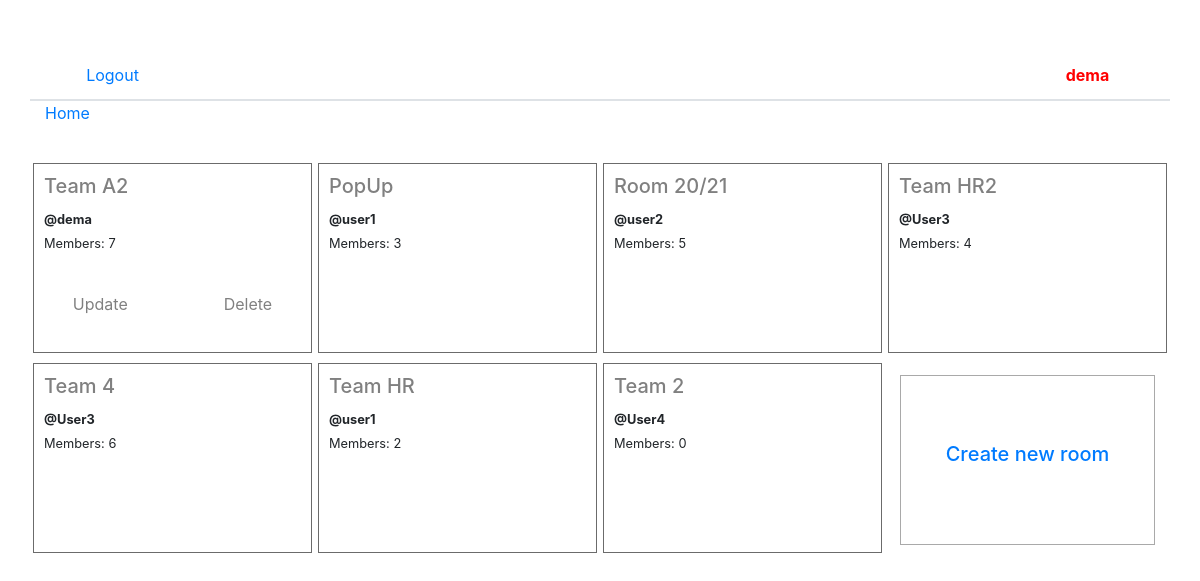
The app's page / (signed in) with its own data.
### base/models.py (models this page shows, shortened)
class Room(models.Model):
    host = models.ForeignKey(User, on_delete=models.SET_NULL, null=True)
    topic = models.ForeignKey(Topic, on_delete=models.SET_NULL, null=True)
    name = models.CharField(max_length=200)
    description = models.TextField(null=True, blank=True)
    participants = models.ManyToManyField(User, related_name='participants')
    updated = models.DateTimeField(auto_now=True)
    createed = models.DateTimeField(auto_now_add=True)
    class Meta:
        ordering = ['-updated', '-createed']

### base/views.py (the view)
# urls.py: path('', views.home, name='home'),
def home(request):
    form = RoomForm()
    data = Task.objects.all()
    if request.method == 'POST':
        form = RoomForm(request.POST)
        if form.is_valid():
            form.save()
            return redirect('home') #name in the URLs
    topics = Topic.objects.all()
    rooms = Room.objects.all()
    context = {'rooms': rooms, 'topics': topics, 'form': form, 'data': data}
    return render(request, 'base/home.html', context)

### base/models.py (called while the page is built)
    def __str__(self):
        return self.name

### base/templates/base/home.html (shortened to what this page needs)
{% extends 'main.html' %}
{% load static %}
{% load crispy_forms_tags %}
{% block content %}
<div class="container">
    <div class="row">
        {% for room in rooms %}
        <div class="col-lg-3 col-md-6" style="height: 200px; padding: 3px; ">
            <div id="aaa" class=" justify-content-center" style="width: 100%; height: 98%; padding: 10px; background-color: white;">
                <div class="row">
                    <div class="col-12 d-flex align-items-center">
                        <div>
                            <h5><a style="color: grey;" href="{% url 'rooms' room.id %}">{{room.name}}</a></h5>
                            <small style="font-weight: bold;">@{{room.host}}</small>
                            <div class="justify-content-end">
                                <small>Members: {{room.participants.count}}</small>
                            </div>
                        </div>
                    </div>
                    {% if request.user == room.host %}
                    <div class="col-12  d-flex flex-row justify-content-center align-items-center" style="height: 100px;">
                        <div>
                            <medium class="mr-5 mt-4"><a style="color: grey;" href="{% url 'update-room' room.id %}">Update</a></medium>
                        </div>
                        <div>
                            <medium class="ml-5 mt-4"><a style="color: grey;"href="{% url 'delete-room' room.id %}">Delete</a></medium>
                        </div>
                    </div>
                    {% endif %}
                </div>
            </div>
        </div>
        {% endfor %}
        <div class="col-lg-3 col-md-6" style="height: 200px; padding: 15px;">
            <div class="d-flex justify-content-center" style="padding: 18px; height: 100%; top: 60%;background-color: white; border: 1px solid #A9A9A9;">
                 <h5 class="mt-5"><a href="" data-toggle="modal" data-target="#modalCreateRoom">Create new room</a></h5>
            </div>
        </div>
    </div>
</div>
{% endblock content %}

### templates/main.html (shortened to what this page needs)
{% load static %}
<!DOCTYPE html>
<html lang="en">
<head>
        <link rel="stylesheet" href="https://stackpath.bootstrapcdn.com/bootstrap/4.1.3/css/bootstrap.min.css">
        <link rel="stylesheet" type="text/css" href="{% static 'css/style.css' %}">
</head>
<body style="background-color: white;">
  <div class="container">
      <div class="row">
          <div class="col-12" style="height: 50px; padding: 0px;">
              <div class="row">
                  <div class="col-2" style="height: 50px;"></div>
                  <div class="col-10" style="height: 50px;"></div>
              </div>
          </div>
          <div class="col-12 border-bottom" style="height: 50px; padding: 0px;">
              <div class="row">
                    <div class="col-2 d-flex flex-row justify-content-center align-items-center" style="height: 50px;">
                        {% if request.user.is_authenticated %}
                            <a href="{% url 'logout' %}">Logout</a>
                        {% else %}
                            <a href="{% url 'login' %}">Login</a>
                        {% endif %}
                    </div>
                    <div class="col-8" style="height: 50px;"></div>
                    <div class="col-2 d-flex flex-row justify-content-center align-items-center" style="height: 50px;">
                        {% if request.user.is_authenticated %}
                            <div>
                                <a href="{% url 'userinfo' request.user.id %}"><medium style="font-weight: bold; color: red;">{{ request.user }}</medium></a>
                            </div>
                        {% endif %}
                    </div>
              </div>
          </div>
          <div class="container">
              <div class="row">
                  <div class="col-12" style="height: 20px;">
                      <div class="row">
                           <div class="col-1 border-top" style="height: 20px;">
                               <a href="{% url 'home' %}">Home</a>
                           </div>
                           <div class="col-11 border-top" style="height: 20px;"></div>
                      </div>
                  </div>
                  <div class="col-12" style="height: 20px;"></div>
                  <div class="col-12" style="height: 20px;"></div>
              </div>
          </div>
      </div>
  </div>
  {% block content %}
  {% endblock content %}
</body>
</html>

### static/css/style.css (style rules this page uses)
#aaa { border: 1px solid #6B6B6B; }

### records on screen
Room: name "Team A2", host "dema", participants.count "7", shows "Update"
Room: name "PopUp", host "user1", participants.count "3"
Room: name "Room 20/21", host "user2", participants.count "5"
Room: name "Team HR2", host "User3", participants.count "4"
Room: name "Team 4", host "User3", participants.count "6"
Room: name "Team HR", host "user1", participants.count "2"
Room: name "Team 2", host "User4", participants.count "0"

### other values on screen
{{ request.user }} "dema"
